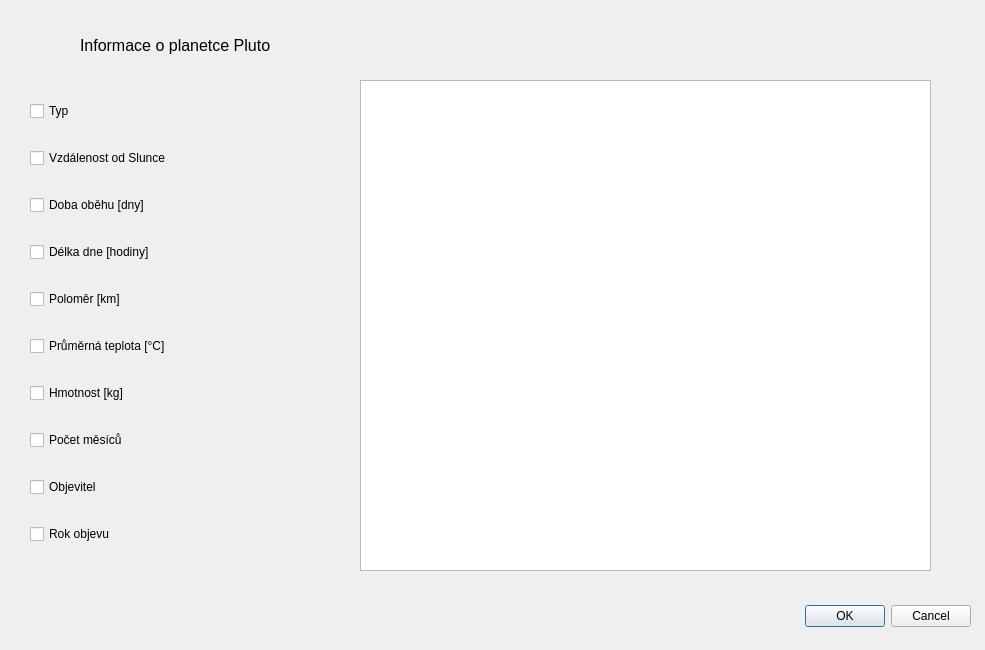
<?xml version="1.0" encoding="UTF-8"?>
<ui version="4.0">
 <class>DialogPluto</class>
 <widget class="QDialog" name="DialogPluto">
  <property name="geometry">
   <rect>
    <x>0</x>
    <y>0</y>
    <width>985</width>
    <height>650</height>
   </rect>
  </property>
  <property name="windowTitle">
   <string>Dialog</string>
  </property>
  <widget class="QDialogButtonBox" name="buttonBox">
   <property name="geometry">
    <rect>
     <x>630</x>
     <y>600</y>
     <width>341</width>
     <height>32</height>
    </rect>
   </property>
   <property name="orientation">
    <enum>Qt::Horizontal</enum>
   </property>
   <property name="standardButtons">
    <set>QDialogButtonBox::Cancel|QDialogButtonBox::Ok</set>
   </property>
  </widget>
  <widget class="QTableView" name="tableViewPluto">
   <property name="geometry">
    <rect>
     <x>360</x>
     <y>80</y>
     <width>571</width>
     <height>491</height>
    </rect>
   </property>
  </widget>
  <widget class="QWidget" name="verticalLayoutWidget">
   <property name="geometry">
    <rect>
     <x>30</x>
     <y>80</y>
     <width>301</width>
     <height>491</height>
    </rect>
   </property>
   <layout class="QVBoxLayout" name="verticalLayout">
    <item>
     <widget class="QCheckBox" name="checkBox_2">
      <property name="text">
       <string>Typ</string>
      </property>
     </widget>
    </item>
    <item>
     <widget class="QCheckBox" name="checkBox_4">
      <property name="text">
       <string>Vzdálenost od Slunce</string>
      </property>
     </widget>
    </item>
    <item>
     <widget class="QCheckBox" name="checkBox_5">
      <property name="text">
       <string>Doba oběhu [dny]</string>
      </property>
     </widget>
    </item>
    <item>
     <widget class="QCheckBox" name="checkBox_8">
      <property name="text">
       <string>Délka dne [hodiny]</string>
      </property>
     </widget>
    </item>
    <item>
     <widget class="QCheckBox" name="checkBox_9">
      <property name="text">
       <string>Poloměr [km]</string>
      </property>
     </widget>
    </item>
    <item>
     <widget class="QCheckBox" name="checkBox_7">
      <property name="text">
       <string>Průměrná teplota [°C]</string>
      </property>
     </widget>
    </item>
    <item>
     <widget class="QCheckBox" name="checkBox_10">
      <property name="text">
       <string>Hmotnost [kg]</string>
      </property>
     </widget>
    </item>
    <item>
     <widget class="QCheckBox" name="checkBox_6">
      <property name="text">
       <string>Počet měsíců</string>
      </property>
     </widget>
    </item>
    <item>
     <widget class="QCheckBox" name="checkBox_3">
      <property name="text">
       <string>Objevitel</string>
      </property>
     </widget>
    </item>
    <item>
     <widget class="QCheckBox" name="checkBox">
      <property name="text">
       <string>Rok objevu</string>
      </property>
     </widget>
    </item>
   </layout>
  </widget>
  <widget class="QLabel" name="label">
   <property name="geometry">
    <rect>
     <x>80</x>
     <y>30</y>
     <width>291</width>
     <height>31</height>
    </rect>
   </property>
   <property name="text">
    <string>&lt;html&gt;&lt;head/&gt;&lt;body&gt;&lt;p&gt;&lt;span style=&quot; font-size:12pt;&quot;&gt;Informace o planetce Pluto&lt;/span&gt;&lt;/p&gt;&lt;/body&gt;&lt;/html&gt;</string>
   </property>
  </widget>
 </widget>
 <resources/>
 <connections>
  <connection>
   <sender>buttonBox</sender>
   <signal>accepted()</signal>
   <receiver>DialogPluto</receiver>
   <slot>accept()</slot>
   <hints>
    <hint type="sourcelabel">
     <x>248</x>
     <y>254</y>
    </hint>
    <hint type="destinationlabel">
     <x>157</x>
     <y>274</y>
    </hint>
   </hints>
  </connection>
  <connection>
   <sender>buttonBox</sender>
   <signal>rejected()</signal>
   <receiver>DialogPluto</receiver>
   <slot>reject()</slot>
   <hints>
    <hint type="sourcelabel">
     <x>316</x>
     <y>260</y>
    </hint>
    <hint type="destinationlabel">
     <x>286</x>
     <y>274</y>
    </hint>
   </hints>
  </connection>
 </connections>
</ui>
